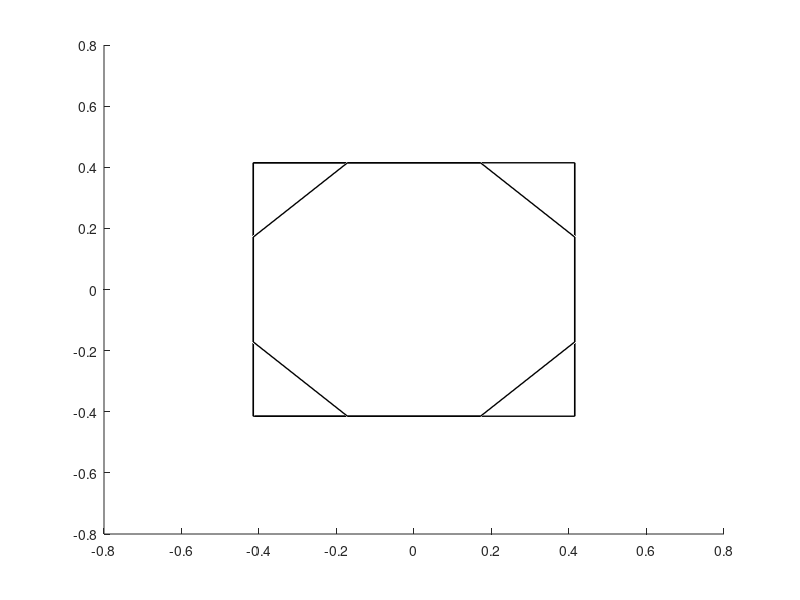

This figure's MATLAB source:
function PlotCubicFRPerimeter()
% PLOTCUBICFRPERIMETER - Plot perimeter of cubic FR.
%
%   PlotCubicFRPerimeter
%
%   Plot the perimeter of the fundamental region
%   for cubic symmetries.
%
f_414  =   4.1421356200e-01; f_171  =  1.7157287500e-01;
f_414m =  -4.1421356200e-01; f_171m = -1.7157287500e-01;
%
rescale = 1.001;
linewid = 1.0;
%
cfr_top = [ f_414m f_171  f_414; ...
	    f_414m f_171m f_414; ...
	    f_171m f_414m f_414; ...
	    f_171  f_414m f_414; ...
	    f_414  f_171m f_414; ...
	    f_414  f_171  f_414; ...
	    f_171  f_414  f_414; ...
	    f_171m f_414  f_414; ...
	    f_414m f_171  f_414; ] * rescale;
%
line(cfr_top(:,1), cfr_top(:,2), cfr_top(:,3), ...
     'Color', 'k', 'LineWidth', linewid);
line(cfr_top(:,3), cfr_top(:,1), cfr_top(:,2), ...);
     'Color', 'k', 'LineWidth', linewid);
line(cfr_top(:,2), cfr_top(:,3), cfr_top(:,1), ...);
     'Color', 'k', 'LineWidth', linewid);
%
line(cfr_top(:,1), cfr_top(:,2), -1*cfr_top(:,3), ...);
     'Color', 'k', 'LineWidth', linewid);
line(-1*cfr_top(:,3), cfr_top(:,1), cfr_top(:,2), ...);
     'Color', 'k', 'LineWidth', linewid);
line(cfr_top(:,2), -1*cfr_top(:,3), cfr_top(:,1), ...);
     'Color', 'k', 'LineWidth', linewid);
%
clear f_414 f_414m f_171 f_171m cfr_top;
